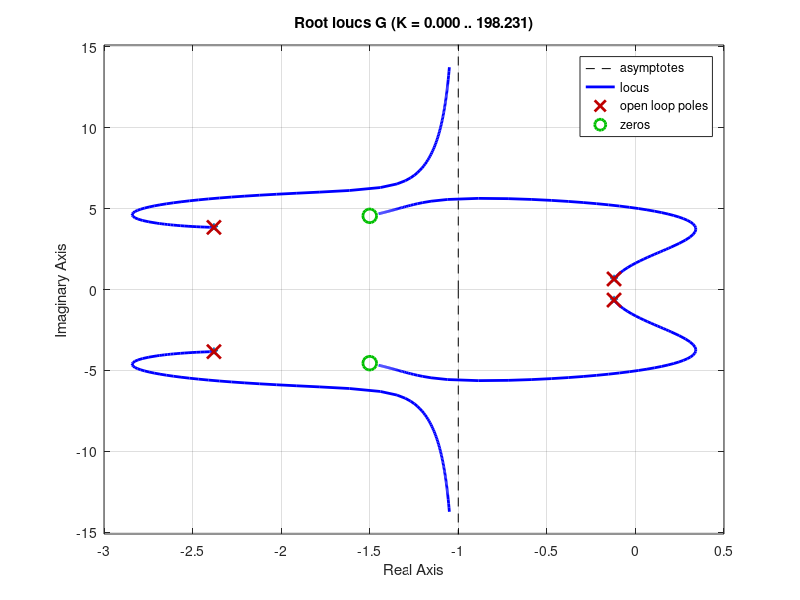

MATLAB code to generate this figure:



clc
close all
clear all


%% question a)

disp("*** Question a) ***")
num = [1        3       23];
den = [1        5       22      7       9];
G = tf(num, den)

poles = roots(den)

disp("--> Deux paires de poles conjugu/s complexes donc 2 modes dynamiques!! <--")
disp("--------------------------------------------------------------------------- ")
disp(" ")




%% question b) - trouver Mp, tp et ts
disp("*** Question b) ***")

% on trouve zeta et wn grace aux poles
poles = roots(den)
wn = abs(poles)
zeta = -real(poles) ./ wn
wa = imag(poles)
zeta_wn = abs(real(poles))

% on trouve les autres valeurs a partir de zeta et wn
phi = acosd(zeta)
Mp = 100 * exp(-pi ./ tand(phi))
ts = 4 ./ (zeta .* wn)
tp = pi ./ wa








%% question c) - Lieu des racines
disp("*** Question c) ***")

% lieu de racines
figure
rlocus(G, 5000)
plot(real(poles), imag(poles), 'p')
hold on
rlocus(G)

ts1 = 4 ./ abs(real(poles))




% regle numro 5 - intersextion avec axe reel
zeros = roots(num)
n_moins_m = length(poles) - length(zeros)
sigma = (sum(poles) - sum(zeros)) / n_moins_m      % intersection avec laxe real
ts2 = 4 / abs(sigma)






